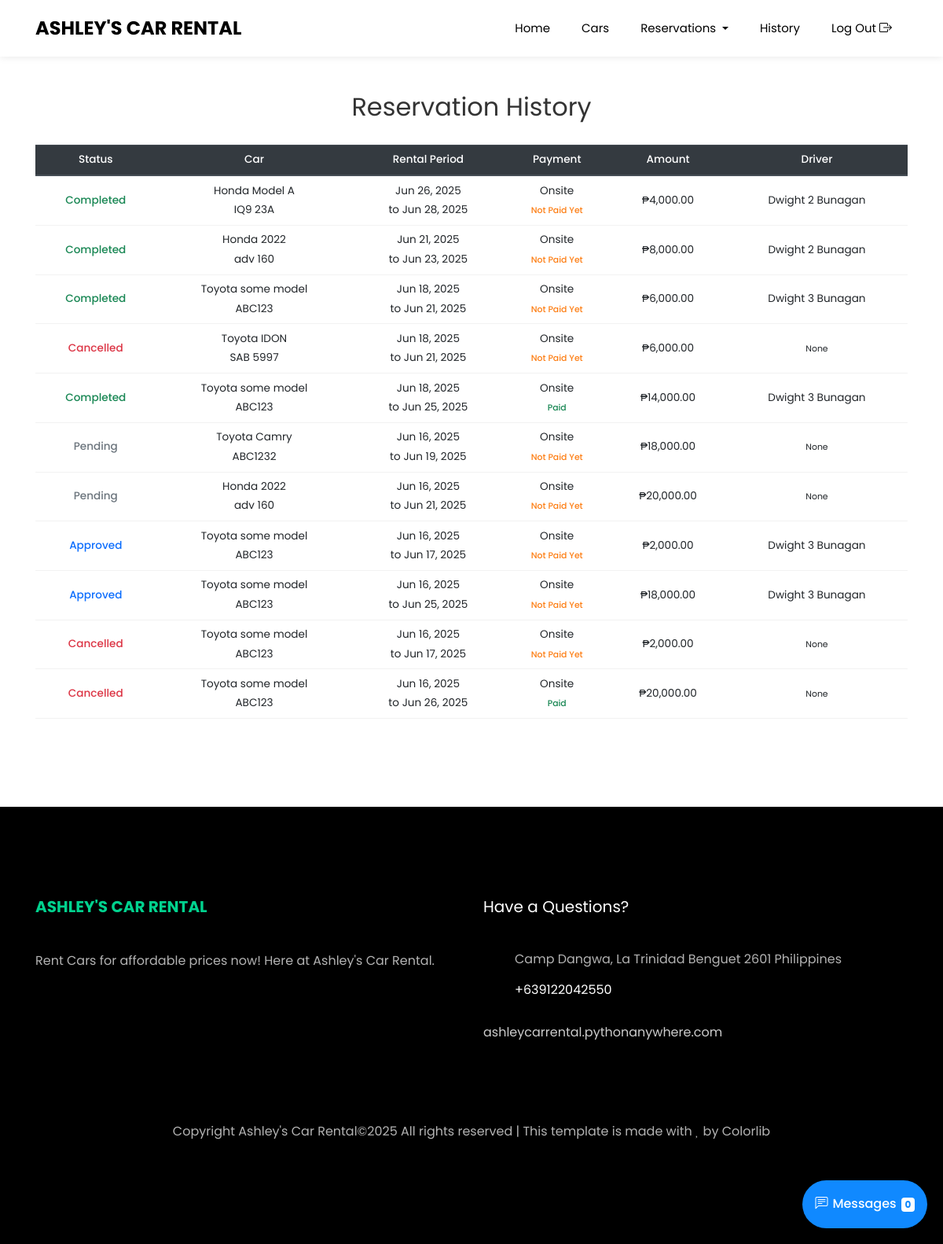
/user/history/ (signed in), run on an earlier commit of the app's database.
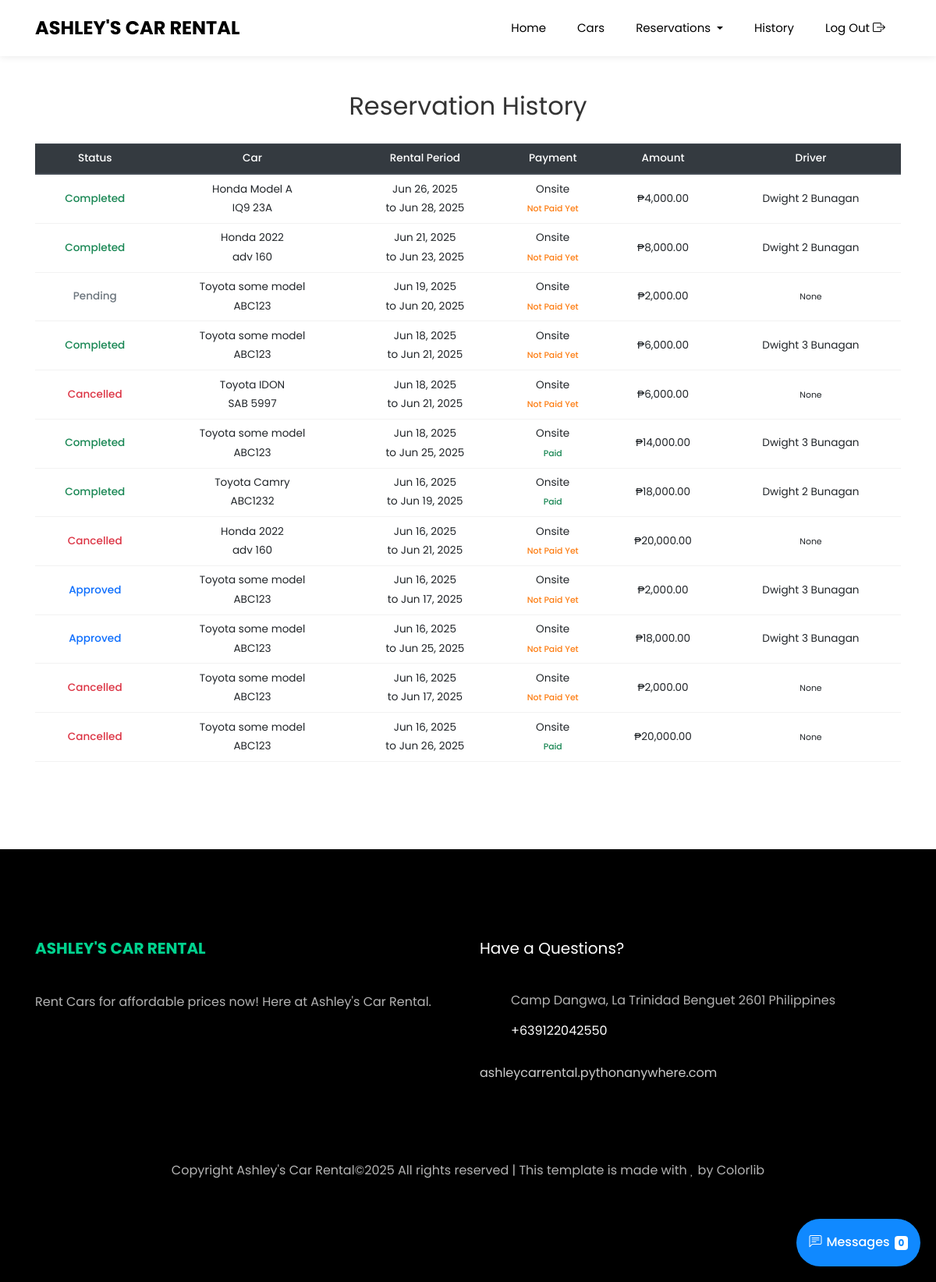
And on a later commit of the database.
### administrator/models.py (models this page shows, shortened)
class Reservation(models.Model):
    STATUS_CHOICES = (
        ('pending', 'Pending'),
        ('approved', 'Approved'),
        ('cancelled', 'Cancelled'),
        ('completed', 'Completed'),
    )
    PAYMENT_CHOICES = (
        ('onsite', 'Onsite'),
        ('gcash', 'GCash'),
    )
    PAYMENT_STATUS_CHOICES = (
        ('not_paid', 'Not Paid Yet'),
        ('paid', 'Paid'),
    )
    CANCELLED_BY_CHOICES = (
        ('user', 'User'),
        ('admin', 'Admin'),
    )
    user = models.ForeignKey(User, on_delete=models.CASCADE)
    car = models.ForeignKey('Car', on_delete=models.CASCADE)
    driver = models.ForeignKey('Driver', on_delete=models.SET_NULL, null=True, blank=True)
    start_date = models.DateTimeField()
    end_date = models.DateTimeField()
    payment_method = models.CharField(max_length=10, choices=PAYMENT_CHOICES, default='onsite')
    status = models.CharField(max_length=10, choices=STATUS_CHOICES, default='pending')
    total_cost = models.DecimalField(max_digits=10, decimal_places=2, default=0.00)
    payment_status = models.CharField(max_length=10, choices=PAYMENT_STATUS_CHOICES, default='not_paid')
    is_cancelled_notif = models.BooleanField(default=False)
    is_approved_notif = models.BooleanField(default=False)
    reason_for_cancelling = models.TextField(blank=True, null=True)
    cancelled_by = models.CharField(max_length=10, choices=CANCELLED_BY_CHOICES, blank=True, null=True)
    date_completed = models.DateTimeField(null=True, blank=True)
    created_at = models.DateTimeField(auto_now_add=True)

class Car(models.Model):
    BODY_TYPES = (
        ('sedan', 'Sedan'),
        ('suv', 'SUV'),
        ('truck', 'Truck'),
        ('van', 'Van'),
        ('bus', 'Bus'),
        ('coupe', 'Coupe'),
    )
    brand = models.CharField(max_length=50)
    model = models.CharField(max_length=50)
    year = models.PositiveIntegerField()
    plate_number = models.CharField(max_length=20, unique=True)
    body_type = models.CharField(max_length=10, choices=BODY_TYPES)
    available = models.BooleanField(default=True)
    price_per_day = models.DecimalField(max_digits=10, decimal_places=2, help_text="Price per day in USD")
    image = models.ImageField(upload_to='car_images/', null=True, blank=True)

class Driver(models.Model):
    user = models.OneToOneField(User, on_delete=models.CASCADE)
    license_number = models.CharField(max_length=50, unique=True)
    phone_number = models.CharField(max_length=15, unique=True)
    image = models.ImageField(upload_to='driver_images/', default='driver_images/default.jpg', blank=True, null=True)
    availability = models.BooleanField(default=True)  # New field for availability

### user/views.py (the view)
# urls.py: path('history/', views.reservation_history, name='reservation_history'),
@login_required
def reservation_history(request):
    reservations = Reservation.objects.filter(user=request.user).order_by('-start_date')
    context = {
        'reservations': reservations,
    }
    return render(request, 'user/history.html', context)

### driver/context_processors.py (called while the page is built, shortened)
def driver_reservation_counts(request):
    return {}

### templates/user/history.html (shortened to what this page needs)
{% extends 'user/base.html' %}
{% load humanize %}
{% block content %}
<section class="ftco-section mt-3">
    <div class="container">
        <h2 class="mb-4 text-center">Reservation History</h2>
        {% if reservations %}
            <div class="table-responsive">
                <table class="table table-hover compact-table">
                    <thead class="thead-dark">
                        <tr class="text-center">
                            <th>Status</th>
                            <th>Car</th>
                            <th>Rental Period</th>
                            <th>Payment</th>
                            <th>Amount</th>
                            <th>Driver</th>
                        </tr>
                    </thead>
                    <tbody>
                        {% for reservation in reservations %}
                        <tr class="text-center">
                            <td class="
                                {% if reservation.status == 'completed' %}status-completed
                                {% elif reservation.status == 'cancelled' %}status-cancelled
                                {% elif reservation.status == 'approved' %}status-approved
                                {% else %}status-pending
                                {% endif %}">
                                {{ reservation.get_status_display }}
                            </td>
                            <td>
                                {{ reservation.car.brand }} {{ reservation.car.model }}<br>
                               {{ reservation.car.plate_number }}
                            </td>
                            <td>
                                {{ reservation.start_date|date:"M d, Y" }}<br>
                                to {{ reservation.end_date|date:"M d, Y" }}
                            </td>
                            <td>
                                {{ reservation.get_payment_method_display }}<br>
                                <small class="
                                    {% if reservation.payment_status == 'paid' %}payment-paid
                                    {% else %}payment-not-paid
                                    {% endif %}">
                                    {{ reservation.get_payment_status_display }}
                                </small>
                            </td>
                            <td>₱{{ reservation.total_cost|floatformat:2|intcomma }}</td>
                            <td>
                                {% if reservation.driver %}
                                    {{ reservation.driver.user.first_name }} {{ reservation.driver.user.last_name }}
                                {% else %}
                                    <small>None</small>
                                {% endif %}
                            </td>
                        </tr>
                        {% endfor %}
                    </tbody>
                </table>
            </div>
        {% else %}
            <p class="text-center">You have no reservation history.</p>
        {% endif %}
    </div>
</section>
{% endblock %}

What changed in the data, as far as the page shows it:
added Reservation: status "Pending", car.brand "Toyota", car.model "some model", car.plate_number "ABC123", start_date "Jun 19, 2025", end_date "Jun 20, 2025", payment_method "Onsite", payment_status "Not Paid Yet", total_cost "2,000.00", shows "None"
changed Reservation "Camry": status "Pending" → "Completed"; payment_status "Not Paid Yet" → "Paid"; driver.user.first_name (not shown) → "Dwight 2"; driver.user.last_name (not shown) → "Bunagan"; no longer shows "None"
changed Reservation (number 8 of 12 on the later page): status "Pending" → "Cancelled"
